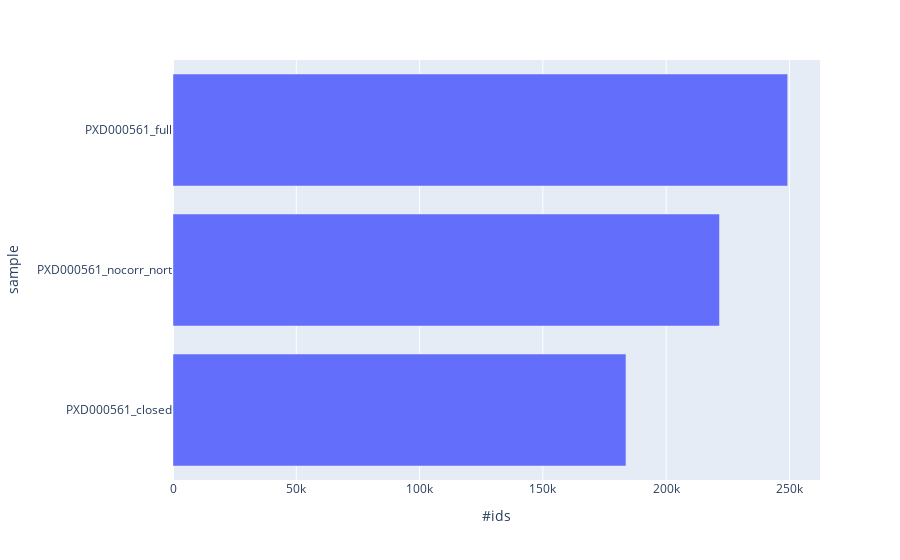

The notebook cell this image was saved under:
### Code cell
tmp = proteins["sample"].value_counts().reset_index(level=0)
tmp.columns = ["sample","#ids"]
fig = px.bar(tmp, y='sample', x='#ids', orientation='h')
fig.update_layout(yaxis={'categoryorder':'total ascending'})
fig.show()

### Figure 1 — Plotly figure (JSON) as saved in the notebook; plotly's stock layout.template omitted (floating-point values rounded to 4 significant figures)
{"data": [{"alignmentgroup": "True", "hovertemplate": "#ids=%{x}<br>sample=%{y}<extra></extra>", "legendgroup": "", "marker": {"color": "#636efa"}, "name": "", "offsetgroup": "", "orientation": "h", "showlegend": false, "textposition": "auto", "type": "bar", "x": [249255, 221609, 183690], "xaxis": "x", "y": ["PXD000561_full", "PXD000561_nocorr_nort", "PXD000561_closed"], "yaxis": "y"}], "layout": {"barmode": "relative", "legend": {"tracegroupgap": 0}, "margin": {"t": 60}, "xaxis": {"anchor": "y", "domain": [0, 1], "title": {"text": "#ids"}}, "yaxis": {"anchor": "x", "categoryorder": "total ascending", "domain": [0, 1], "title": {"text": "sample"}}}}
